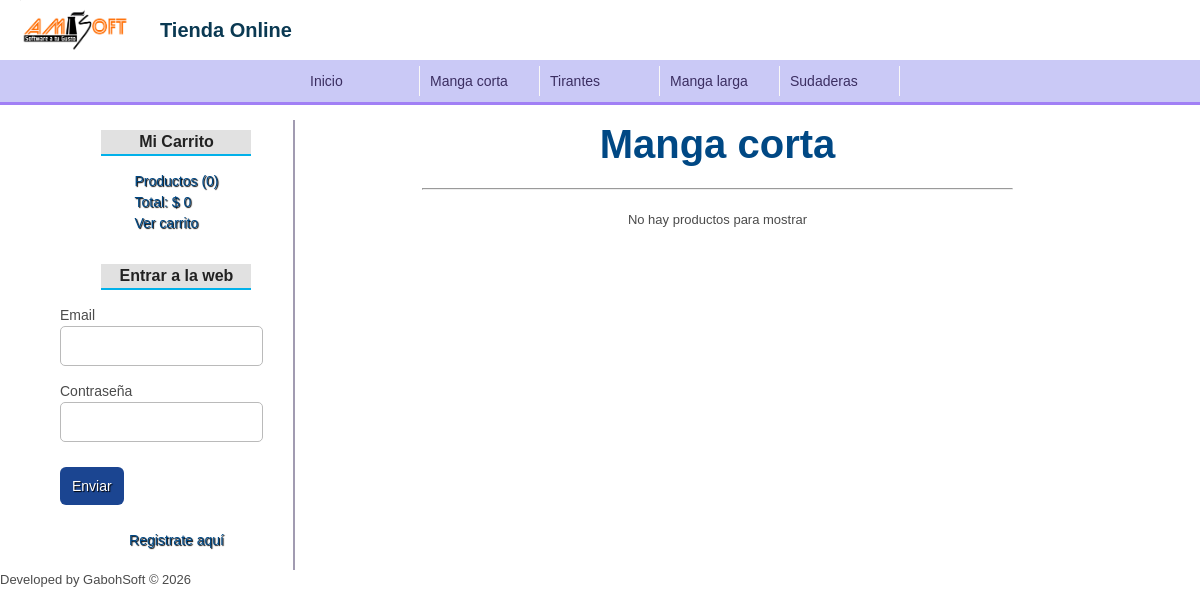
The page /categoria/ver&id=1 on the database its author committed.
### tables this page shows
Create table categorias(
  id        int auto_increment not null,
  nombre    varchar(50) not null,
  Constraint pk_categorias Primary key(id)
);

### config/db.php (called while the page is built, shortened)
<?php
  class Database{
    public static function connect(){
      $db = [
				"server" => "localhost",
				"user" => "root",
				"pass" => "",
				"datab" => "tienda_master",
			];
			$conex = new mysqli($db['server'], $db['user'], $db['pass'], $db['datab']);
      return $conex;
    }
  }
?>

### helpers/utils.php (called while the page is built, shortened)
<?php
  class Utils{
    public static function showCategorias(){
      require_once 'models/categoria.php';
      $categoria = new Categoria();
      $categorias = $categoria->getAll('categorias');
      return $categorias;
    }
  }
?>

### models/ModeloBase.php (called while the page is built)
<?php
  require_once 'config/db.php';
  class ModeloBase{
    public $db;
    public function __construct()
    { $this->db = Database::connect();
    }
    public function getAll($tabla){
      $query = $this->db->query("Select * From $tabla");
      return $query;
    }
  }
?>

### controllers/CategoriaController.php (called while the page is built, shortened)
<?php
  require_once 'models/categoria.php';
  require_once 'models/producto.php';
  class CategoriaController{
    public function ver(){
      if(isset($_GET['id'])){
        $id = $_GET['id'];
        $categoria = new Categoria();
        $categoria->setId($id);
        $categoria = $categoria->getOne();
        $producto = new Producto();
        $producto->setCategoria_id($id);
        $productos = $producto->getAllCategory();
      }
      require_once 'views/categoria/ver.php';
    }
  }
?>

### models/categoria.php (called while the page is built, shortened)
<?php
  require_once 'modelobase.php';
  class Categoria extends ModeloBase{
    private $id;
    function getId() {
      return $this->id;
    }
    function setId($id) {
      $this->id = $id;
    }
    public function getOne(){
      $categoria = $this->db->query("Select * From categorias Where id = {$this->getId()};");
      return $categoria->fetch_object();
    }
  }
?>

### models/producto.php (called while the page is built, shortened)
<?php
  require_once 'modelobase.php';
  class Producto extends ModeloBase{
    private $categoria_id;
    function getCategoria_id() {
      return $this->categoria_id;
    }
    function setCategoria_id($categoria_id) {
      $this->categoria_id = $categoria_id;
    }
    public function getAllCategory(){
      $sql = "Select p.*, c.nombre As 'catnombre' From productos p "
            ."Inner Join categorias c On c.id = p.categoria_id "
            ."Where p.categoria_id = {$this->getCategoria_id()} Order By id Desc";
      $productos = $this->db->query($sql);
      return $productos;
    }
  }
?>

### views/categoria/ver.php (the view, shortened to what this page needs)
<div class="Contvtc" style="width: 90%;">
  <div class="Contvcc" style="width: 100%;">
    <?php if(isset($categoria)): ?>
      <h1><?= $categoria->nombre ?></h1>
    <?php else: ?>
      <h1>La categoria no existe</h1>
    <?php endif; ?>
    </br><hr width="70%"></br>
    <?php if($productos->num_rows == 0): ?>
      <p>No hay productos para mostrar</p>
    <?php endif; ?>
  </div>
</div>

### views/layout/header.php (shortened to what this page needs)
<!DOCTYPE html>
<html lang="es">
<head>
  <link rel="stylesheet" href="<?=base_url?>assets/css/style.css">
</head>
<body>
  <header class="Conthcl" style="height: 60px;">
    <img class="ImgLog2" src="<?=base_url?>assets/images/amisoftoscuro80x40.png" style="margin-left: 20px;" alt="Logo Amisoft"/>
    <a class="txtitle20" href="<?=base_url?>" style="margin-left: 20px;">Tienda Online</a>
  </header>
  <nav id="menu" class="Conthcc">
    <?php $categorias = Utils::showCategorias(); ?>
    <ul>
      <li><a href="<?= base_url ?>">Inicio</a></li>
      <?php while($cat = $categorias->fetch_object()): ?>
        <li><a href="<?= base_url ?>/categoria/ver&id=<?= $cat->id ?>"><?= $cat->nombre ?></a></li>
      <?php endwhile; ?>
    </ul>
  </nav>
  <div id="content" class="Contptl">

### assets/css/style.css (style rules this page uses)
* { margin: 0px; padding: 0px; -webkit-box-sizing: border-box; -moz-box-sizing: border-box; box-sizing: border-box; }
ul, ol { list-style: none; }
body { background-color: #fff; font-family: 'Work Sans', sans-serif; line-height: 20px; font-size: 13px; color: #4b4b4b; }
h1 { color: #004884; font-family: 'Montserrat', sans-serif; line-height: 48px; font-size: 40px; font-weight: 600; }
.txtitle20 { font-family: 'Montserrat', sans-serif; font-size: 20px; font-weight: 600; color: #0a3952; }
#menu { background: #cac9f6; height: 45px; border-bottom: 3px solid #a180f5; }
nav ul li { float: left; }
nav ul li a { display: block; border-right: 1px solid #f9f8f8; padding: 5px 10px; cursor: pointer; width: 120px; color: #3b2e61; }
a { text-decoration: none; color: #004884; font-family: 'Montserrat', sans-serif; font-size: 14px; font-weight: 400; }
.Contptl { margin: 0 auto; width: 90%; margin-top: 15px; height: 450px; display: flex; align-items: flex-start; justify-content: flex-start; }
.Contvtc { display: flex; flex-direction: column; justify-content: flex-start; align-items: center; }
.Contvcc { display: flex; flex-direction: column; justify-content: center; align-items: center; }
.Conthcc { display: flex; align-items: center; justify-content: center; }
.Conthcl { display: flex; align-items: center; justify-content: flex-start; }
.ImgLog2 { width: 120px; height: 60px; }

### rows shown on the page
categorias: nombre "Manga corta"
categorias: nombre "Tirantes"
categorias: nombre "Manga larga"
categorias: nombre "Sudaderas"

### other values the page prints
$stats['count'] "0"
$stats['total'] "0"
